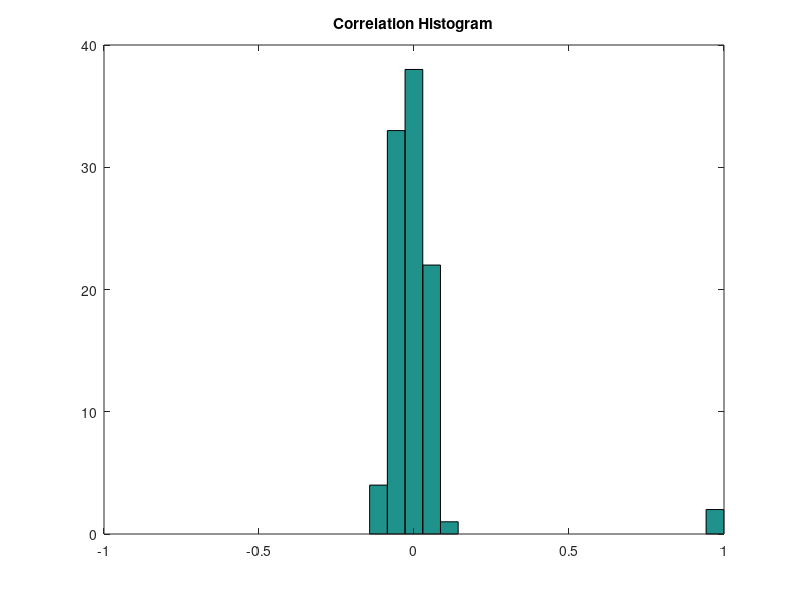

Here is the MATLAB script that generated this plot: (Note: this script raises an error after producing the figure.)
%% t_regressionInHighDimensions
%
% Description:
%    Try to develop some intuitions about how regression coefficients
%    behave in high dimensions.
%
%    Follows broad ideas introduced by an anonymous reviewer, although 
%    the reviewer provided code in R and modeled a different case.  The
%    code here is more like what we do in the paper.
%
% 05/05/18  dhb  Wrote it.

%% Clear and close
clear; close all;

%% Parameters
nLuminances = 20;
nTrialsPerLuminance = 25;
nNeurons = 100;
neuron1Gain = 1;
neuron2Gain = 1;
responseNoiseSd = 0.01;

%% Set up luminances across trials
theLuminances = linspace(0,1,nLuminances);
nTrials = nLuminances*nTrialsPerLuminance;
theTrialLuminances = zeros(nTrials,1);
lumIndex = 1;
for ll = 1:nLuminances
    for nn = 1:nTrialsPerLuminance
        theTrialLuminances(lumIndex) = theLuminances(ll);
        lumIndex = lumIndex+1;
    end
end

%% First two neurons have responses that are related to luminances
neuron1Responses = neuron1Gain*theTrialLuminances + normrnd(0,responseNoiseSd,nTrials,1);
neuron2Responses = neuron2Gain*theTrialLuminances + normrnd(0,responseNoiseSd,nTrials,1);

%% Rest of neurons have resposnes that are pure noise
nOtherNeurons = nNeurons-2;
neuronOtherResponses = normrnd(0,responseNoiseSd,nTrials,nOtherNeurons);

%% Neural response matrix (nTrials by nNeurons)
neuronResponses = [neuron1Responses neuron2Responses neuronOtherResponses];

%% Compute correlation coefficients between each neuron's responses and luminance
%
% Most are pretty small, two are large. As expected.
for nn = 1:nNeurons
    corrTemp = corrcoef(theTrialLuminances,neuronResponses(:,nn));
    corrsWithLum(nn) = corrTemp(1,2);
end
nHistBins = 20;
figure; clf;
hist(corrsWithLum,nHistBins); xlim([-1 1]);
title('Correlation Histogram');

%% Set percent criteria for analysis below
percentCrits = [25 50 75];

%% Build linear regression decoder for luminance, based on responses
%
% Question is, how are weights distributed?  Most are distributed around
% zero, two are large.  As it should be.
regWeights1 = neuronResponses\theTrialLuminances;
predTrialLuminances = neuronResponses * regWeights1;

% Compute our statistic
regSorted1 = sort(abs(regWeights1));
regSum1 = sum(regSorted1);
reg1Percents = zeros(length(percentCrits),1);
runningSum = 0;
whichCrit = 1;
for ii = 1:nNeurons
    runningSum = runningSum + regSorted1(ii);
    if (runningSum > regSum1*percentCrits(whichCrit)/100)
        reg1Percents(whichCrit) = round(100*ii/nNeurons);
        whichCrit = whichCrit+1;
    end
    if (whichCrit > length(reg1Percents))
        break;
    end
end
fprintf('backslash percentiles (25, 50, 75): ');
for ii = 1:length(percentCrits)
    fprintf('%d%% ',reg1Percents(ii));
end
fprintf('\n');

% Compute our statistic
reg1Percents = GetRegWeightPercentiles(regWeights1,percentCrits);
fprintf('regress (percentCrits) (25, 50, 75): ');
for ii = 1:length(percentCrits)
    fprintf('%d%% ',reg1Percents(ii));
end
fprintf('\n');

%% Try regression using regress, which "sets maximum number of weights to zero"
regWeights2 = regress(theTrialLuminances,neuronResponses);

% Compute our statistic
reg2Percents = GetRegWeightPercentiles(regWeights2,percentCrits);
fprintf('regress percentiles (25, 50, 75): ');
for ii = 1:length(percentCrits)
    fprintf('%d%% ',reg2Percents(ii));
end
fprintf('\n');

%% And using robustfit. This tries to ignore outliers
regWeights3 = robustfit(neuronResponses,theTrialLuminances,[],[],'off');

% Compute our statistic
reg3Percents = GetRegWeightPercentiles(regWeights3,percentCrits);
fprintf('robust percentiles (25, 50, 75): ');
for ii = 1:length(percentCrits)
    fprintf('%d%% ',reg3Percents(ii));
end
fprintf('\n');

%% Try using Matlab's regularized regression
%
% This function has many many options that can affect how it
% tries to regularize.  Just going with the defaults.
regFitResults = fitrlinear(neuronResponses,theTrialLuminances,'FitBias',false);
regWeights4 = regFitResults.Beta;

% Compute our statistic
reg4Percents = GetRegWeightPercentiles(regWeights4,percentCrits);
fprintf('fitrlinear percentiles (25, 50, 75): ')
for ii = 1:length(percentCrits)
    fprintf('%d%% ',reg4Percents(ii));
end
fprintf('\n');

%% Make a histogram of the regression weights.
nHistBins = 20;
figure; clf;
hist([regWeights1 regWeights1 regWeights3 regWeights4],nHistBins);
title('Regression Weight Histogram');
legend({'backslash','regress','robustfit','fitrlinear'},'Location','NorthEast');
